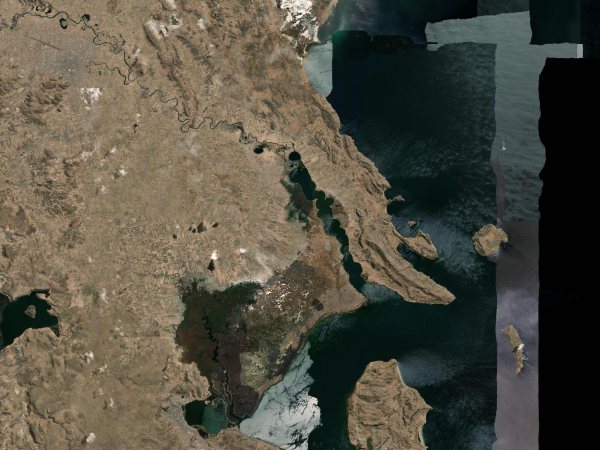
#> input picture proyectos/renzo-linea-primaria-capachica/entregables/imagenes/satelite_macro_capachica.jpg, 1200 x 900 px, found by its file name (shown at 1/2 size)
$ python generar_figuras_expediente.py
#> lines starting #> are read from the running program, lines starting #| are printed output that depends on the picture
# -*- coding: utf-8 -*-
"""
generar_figuras_expediente.py
Genera figuras técnicas y mapas con imágenes satelitales reales (Esri/ArcGIS)
para ser insertadas en el Expediente Técnico en LaTeX.
Ubicación del Transformador fijada por usuario: Lat: -15.640067, Lon: -69.815400
Distribución hacia Rutas Eléctricas 1, 2, 3, 4.
"""

import os
import math
import csv
import xml.etree.ElementTree as ET
import matplotlib
matplotlib.use('Agg')
import matplotlib.pyplot as plt
import matplotlib.patches as patches
from PIL import Image

# [22 lines left out: function latlon_to_utm, not called in this run]

def cargar_rutas_kml(kml_path):
    tree = ET.parse(kml_path)
    root = tree.getroot()
    ns = {'kml': 'http://www.opengis.net/kml/2.2'}

    rutas = {}
    for pm in root.findall('.//kml:Placemark', ns):
        name = pm.find('kml:name', ns)
        name_str = name.text.strip() if name is not None and name.text else ''
        ls = pm.find('.//kml:LineString', ns)
        if ls is not None:
            coords = ls.find('kml:coordinates', ns).text.strip().split()
            pts = []
            for c in coords:
                parts = c.split(',')
                pts.append((float(parts[0]), float(parts[1])))
            rutas[name_str] = pts
    return rutas

def generar_mapa_macro(out_dir):
    img_path = os.path.join(out_dir, "satelite_macro_capachica.jpg")
    if not os.path.exists(img_path):
        return
    img = Image.open(img_path)
#> img is the input picture: PIL image 1200x900 P; mean R, G, B 82.5, 79.3, 66.3

    fig, ax = plt.subplots(figsize=(10, 7.5), dpi=300)
    extent = [-70.20, -69.60, -15.85, -15.45]
    ax.imshow(img, extent=extent, aspect='auto')

    # Puntos de referencia
    puntos = [
        ("PUNO (Capital Dep.)", -70.0219, -15.8422, 'yellow', 's'),
        ("CAPACHICA (Capital Dist.)", -69.8322, -15.6425, 'cyan', 'o'),
        ("CHIFRÓN (SED 100 kVA)", -69.8154, -15.6401, 'red', '^'),
        ("LAGO TITICACA", -69.7200, -15.7000, 'white', None),
        ("ISLA TAQUILE", -69.6840, -15.7760, 'lightgreen', 'o'),
        ("ISLA AMANTANÍ", -69.7100, -15.6640, 'lightgreen', 'o')
    ]
    for nom, lon, lat, col, mk in puntos:
        if mk:
            ax.plot(lon, lat, marker=mk, color=col, markersize=8, markeredgecolor='black', markeredgewidth=1.2)
        ax.text(lon + 0.008, lat + 0.005, nom, color=col, fontsize=9, fontweight='bold',
                bbox=dict(boxstyle="round,pad=0.2", fc="black", ec=col, alpha=0.7))

    ax.set_title("MAPA REGIONAL DE UBICACIÓN — PENÍNSULA DE CAPACHICA (PUNO)\nFuente: Esri World Imagery / Maxar Technologies (Satelital Real)", fontsize=11, fontweight='bold', color='navy')
    ax.set_xlabel("Longitud Oeste (WGS-84)", fontsize=9)
    ax.set_ylabel("Latitud Sur (WGS-84)", fontsize=9)
    ax.grid(True, linestyle='--', alpha=0.4, color='white')

    out_file = os.path.join(out_dir, "fig_ubicacion_macro.png")
    fig.tight_layout()
    fig.savefig(out_file, dpi=300)
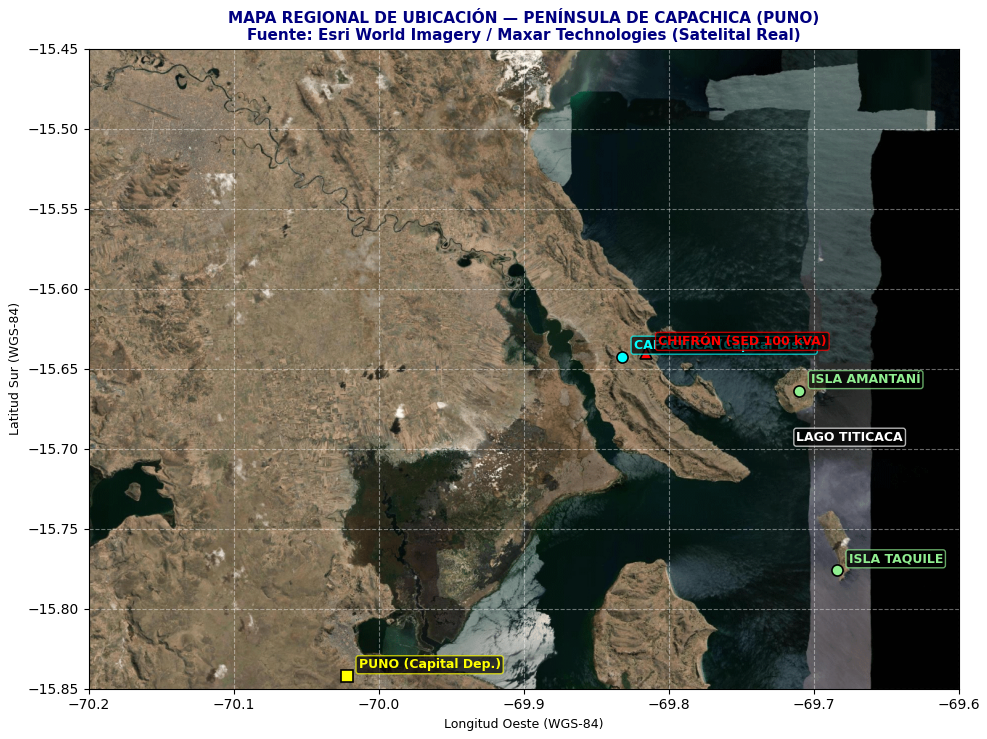
#> figure drawn by matplotlib, 1 panel
    plt.close(fig)
    print("Mapa macro generado:", out_file)

def generar_mapa_chifron_satelital(out_dir):
    img_path = os.path.join(out_dir, "satelite_chifron_real.jpg")
    if not os.path.exists(img_path):
        return
    img = Image.open(img_path)
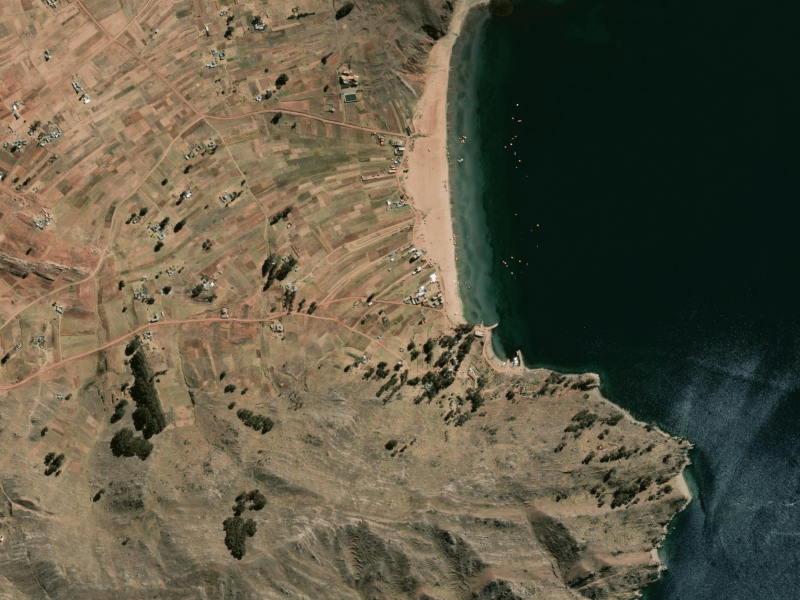
#> input picture proyectos/renzo-linea-primaria-capachica/entregables/imagenes/satelite_chifron_real.jpg, 1600 x 1200 px, found by its file name (shown at 1/2 size)
#> img is the input picture: PIL image 1600x1200 P; mean R, G, B 93.4, 87.4, 68.1

    # Cargar rutas KML
    kml_path = r"C:\Users\renzo\instalacion-electricas\proyectos\renzo-linea-primaria-capachica\fuentes\kml\topografia_capachica_chifron.kml"
    rutas = cargar_rutas_kml(kml_path)

    # Cargar abonados
    csv_path = r"C:\Users\renzo\instalacion-electricas\proyectos\renzo-linea-primaria-capachica\datos\cargas\censo_43_abonados.csv"
    abonados = []
    with open(csv_path, 'r', encoding='utf-8') as f:
        reader = csv.DictReader(f)
        for r in reader:
            abonados.append((r['codigo_abonado'], float(r['lon_centroide']), float(r['lat_centroide'])))

    fig, ax = plt.subplots(figsize=(10, 8.5), dpi=300)
    extent = [-69.825, -69.805, -15.645, -15.630]
    ax.imshow(img, extent=extent, aspect='auto')

    # Coordenadas exactas del Transformador (SED) indicadas por el usuario
    lon_sed = -69.815400
    lat_sed = -15.640067

    # Línea Primaria de Alimentación en Media Tensión 22.9 kV llegando a la SED
    # (Procedente del alimentador de Electro Puno por la vía de acceso suroeste)
    lon_mt_inicio = -69.817659
    lat_mt_inicio = -15.639793
    ax.plot([lon_mt_inicio, lon_sed], [lat_mt_inicio, lat_sed], color='yellow', linewidth=3.0, linestyle='--',
            label='Línea Primaria MT 22.9 kV (Llegada a SED)', zorder=4)

    # Rutas Eléctricas en Baja Tensión partiendo desde la SED (ESTRICTAMENTE 2 CIRCUITOS):
    # 1. Circuito C-1 (Ruta Eléctrica 1 - Troncal Norte Playa: 820.0 m - 56 abonados proyectados)
    if 'ruta electrica 1' in rutas:
        pts1 = rutas['ruta electrica 1']
        lons1 = [p[0] for p in pts1]
        lats1 = [p[1] for p in pts1]
        ax.plot(lons1, lats1, color='cyan', linewidth=2.8, label='Circuito C-1 BT (Troncal Norte + C31: 820.0 m - 56 hab)', zorder=3)
        ax.plot(lons1[::2], lats1[::2], 'o', color='cyan', markersize=4, zorder=5)

    # Conexión/acometida directa de C31 a Circuito C-1 (rama central eliminada)
    # C31: Lon: -69.8130, Lat: -15.6383
    # Poste más cercano en Ruta 1: aprox Lon: -69.8141, Lat: -15.6375
    ax.plot([-69.8141, -69.8130], [-15.6375, -15.6383], color='cyan', linewidth=1.5, linestyle='--', zorder=4)

    # 2. Circuito C-2 (Rutas Eléctricas 3 y 4 continuas hasta el final de la carretera: 456.0 m - 22 hab proyectados)
    pts_c2 = []
    if 'ruta electrica 3' in rutas:
        pts_c2 += rutas['ruta electrica 3']
    if 'ruta electrica 4' in rutas:
        pts_c2 += rutas['ruta electrica 4']
    if pts_c2:
        lons2 = [lon_sed] + [p[0] for p in pts_c2]
        lats2 = [lat_sed] + [p[1] for p in pts_c2]
        ax.plot(lons2, lats2, color='#F97316', linewidth=2.6, label='Circuito C-2 BT (Troncal Carretera al Fondo: 456.0 m - 22 hab)', zorder=3)
        ax.plot(lons2[::2], lats2[::2], 'o', color='#F97316', markersize=4, zorder=5)

    # NOTA: La antigua ruta eléctrica 2 (rama central) ha sido eliminada por baja densidad (solo 1 vivienda)
    # y la vivienda C31 se alimenta directamente del Circuito C-1.

    # Dibujar las 43 Viviendas Censadas
    lons_ab = [a[1] for a in abonados]
    lats_ab = [a[2] for a in abonados]
    ax.scatter(lons_ab, lats_ab, color='red', s=22, edgecolors='white', linewidths=0.7, label='43 Viviendas Censadas (C1 a C43)', zorder=6)

    # DIBUJAR EL TRANSFORMADOR / SED BIPOSTE 100 kVA (UBICACIÓN EXACTA DEL USUARIO)
    ax.plot(lon_sed, lat_sed, marker='s', color='#EC4899', markersize=12, markeredgecolor='white', markeredgewidth=1.8, zorder=8)
    ax.annotate("TRANSFORMADOR PROYECTADO 100 kVA\nSED BIPOSTE (Armado SAB-1)\nLat: -15.640067°  Lon: -69.815400°\n(Origen de Circuitos BT C-1 y C-2)",
                xy=(lon_sed, lat_sed), xytext=(lon_sed - 0.0068, lat_sed + 0.0018),
                arrowprops=dict(facecolor='#EC4899', shrink=0.08, width=2.0, headwidth=8),
                bbox=dict(boxstyle="round,pad=0.4", fc="black", ec="#EC4899", alpha=0.9),
                fontsize=8.5, fontweight='bold', color='white', zorder=9)

    # Límites del encuadre
    ax.set_xlim(-69.822, -69.810)
    ax.set_ylim(-15.642, -15.632)

    ax.set_title("VISTA SATELITAL REAL Y TRAZADO ELECTROMECÁNICO DEFINITIVO — SECTOR CHIFRÓN\nUbicación de SED 100 kVA en Lat: -15.640067, Lon: -69.815400 y 2 Circuitos de BT (C-1 y C-2)",
                 fontsize=10.5, fontweight='bold', color='navy')
    ax.set_xlabel("Longitud Oeste (WGS-84)", fontsize=8.5)
    ax.set_ylabel("Latitud Sur (WGS-84)", fontsize=8.5)
    ax.legend(loc='lower left', fontsize=7.5, facecolor='black', edgecolor='white', labelcolor='white')
    ax.grid(True, linestyle='--', alpha=0.35, color='white')

    out_file = os.path.join(out_dir, "fig_traza_satelital_chifron.png")
    fig.tight_layout()
    fig.savefig(out_file, dpi=300)
    plt.close(fig)
    print("Mapa satelital Chifrón generado:", out_file)

# [27 lines left out: function generar_grafico_cargas, not called in this run]

if __name__ == "__main__":
    out_dir = r"C:\Users\renzo\instalacion-electricas\proyectos\renzo-linea-primaria-capachica\entregables\imagenes"
    os.makedirs(out_dir, exist_ok=True)
    generar_mapa_macro(out_dir)
#> (the run stopped early here; a loop or call above may not have finished)
